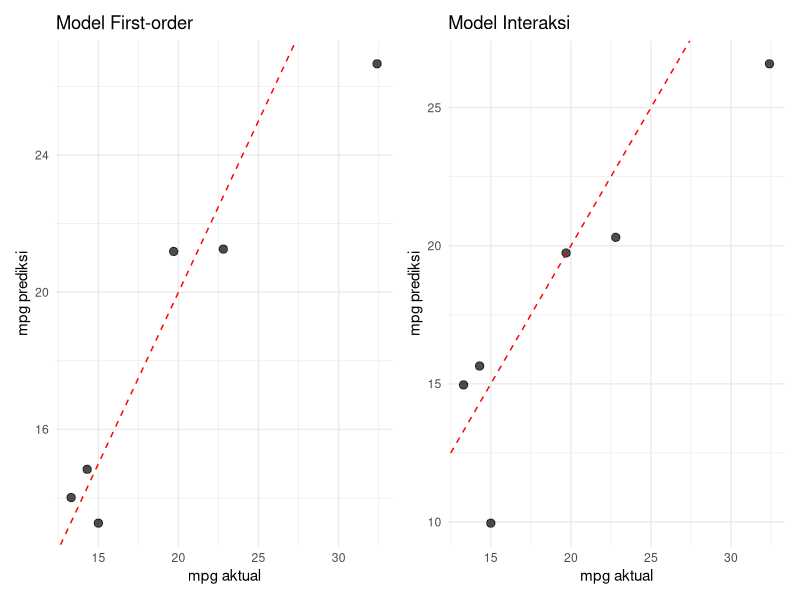

This chart was generated by the following R code:
## ---- chunk 1
#| message: false
#| warning: false

library(tidyverse)
library(patchwork)
install.packages("caret")
library(caret)
## ---- chunk 2
data(mtcars)
df <- mtcars
df$am <- factor(df$am, levels = c(0, 1), labels = c("Automatic", "Manual"))
## ---- chunk 3
set.seed(2026)

n_total <- nrow(df)
n_train <- round(0.80 * n_total)
idx     <- sample(1:n_total, n_train)

data_train <- df[idx, ]
data_test  <- df[-idx, ]

cat("Data latih:", nrow(data_train), "observasi\n")
cat("Data uji  :", nrow(data_test), "observasi\n")
## ---- chunk 4
# Model 1: first-order
model_1 <- lm(mpg ~ wt + hp + am, data = data_train)

# Model 2: interaksi wt dengan am
model_2 <- lm(mpg ~ wt * am + hp, data = data_train)
## ---- chunk 5
evaluasi_model <- function(model, data_train, data_test) {
  y_test <- data_test$mpg
  y_pred <- predict(model, newdata = data_test)
  
  m   <- length(y_test)
  k   <- length(coef(model)) - 1
  sse <- sum((y_test - y_pred)^2)
  sst <- sum((y_test - mean(data_train$mpg))^2)
  
  R2_pred  <- 1 - sse / sst
  MSE_pred <- sse / (m - (k + 1))
  RMSE     <- sqrt(mean((y_test - y_pred)^2))
  
  list(
    R2_train   = summary(model)$r.squared,
    R2_pred    = R2_pred,
    MSE_pred   = MSE_pred,
    RMSE       = RMSE
  )
}
## ---- chunk 6
hasil_1 <- evaluasi_model(model_1, data_train, data_test)
hasil_2 <- evaluasi_model(model_2, data_train, data_test)

tabel_evaluasi <- data.frame(
  Model    = c("First-order", "Interaksi"),
  R2_train = c(hasil_1$R2_train, hasil_2$R2_train),
  R2_pred  = c(hasil_1$R2_pred,  hasil_2$R2_pred),
  MSE_pred = c(hasil_1$MSE_pred, hasil_2$MSE_pred),
  RMSE     = c(hasil_1$RMSE,     hasil_2$RMSE)
)

knitr::kable(tabel_evaluasi, digits = 4)
## ---- chunk 7
#| fig-width: 10
#| fig-height: 4

plot_prediksi <- function(model, data_test, judul) {
  y_test <- data_test$mpg
  y_pred <- predict(model, newdata = data_test)
  
  ggplot(data.frame(aktual = y_test, prediksi = y_pred),
         aes(x = aktual, y = prediksi)) +
    geom_point(size = 2.5, alpha = 0.7) +
    geom_abline(slope = 1, intercept = 0, linetype = "dashed", color = "red") +
    labs(title = judul, x = "mpg aktual", y = "mpg prediksi") +
    theme_minimal()
}

p1 <- plot_prediksi(model_1, data_test, "Model First-order")
p2 <- plot_prediksi(model_2, data_test, "Model Interaksi")

p1 + p2
## ---- chunk 8
#| warning: false

set.seed(2026)

kontrol_cv <- trainControl(method = "cv", number = 5)

cv_model_1 <- train(
  mpg ~ wt + hp + am,
  data      = df,
  method    = "lm",
  trControl = kontrol_cv
)

cv_model_2 <- train(
  mpg ~ wt * am + hp,
  data      = df,
  method    = "lm",
  trControl = kontrol_cv
)

tabel_cv <- data.frame(
  Model    = c("First-order", "Interaksi"),
  RMSE_cv  = c(cv_model_1$results$RMSE, cv_model_2$results$RMSE),
  R2_cv    = c(cv_model_1$results$Rsquared, cv_model_2$results$Rsquared),
  MAE_cv   = c(cv_model_1$results$MAE, cv_model_2$results$MAE)
)

knitr::kable(tabel_cv, digits = 4)
